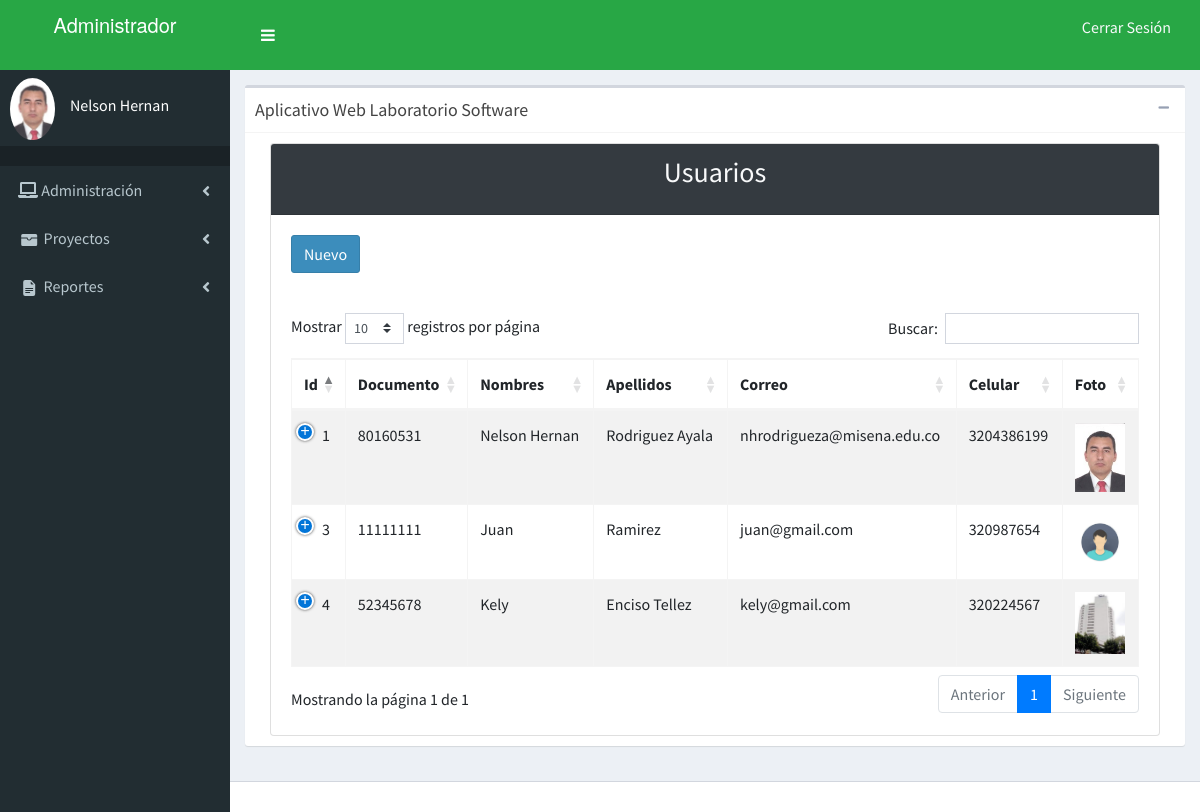
Screenshot of /menu.php (signed in) with the database file from the repository.
### tables this page shows
CREATE TABLE `usuario` (
  `idUsuario` int(11) NOT NULL,
  `idTipoDocumento` int(11) DEFAULT NULL,
  `documentoUsuario` bigint(20) NOT NULL,
  `nombreUsuario` varchar(45) NOT NULL,
  `apellidoUsuario` varchar(45) NOT NULL,
  `correoUsuario` varchar(45) NOT NULL,
  `telefonoUsuario` varchar(25) NOT NULL,
  `foto` varchar(125) NOT NULL,
  `claveUsuario` varchar(45) DEFAULT NULL,
  `idRol` int(11) NOT NULL
);

### modelo.dao/UsuarioDao.php (called while the page is built, shortened)
<?php
class UsuarioDao {
     public function listarUsuarios()
     {
 $cnn = Conexion::getConexion();
    try {
        $listarUsuarios = 'SELECT usuario.*, rol.*
FROM usuario
    LEFT JOIN rol ON usuario.idRol = rol.idRol';
        $query = $cnn->prepare($listarUsuarios);
        $query->execute();
        return $query->fetchAll();
    } catch (Exception $ex) {
        echo 'Error' . $ex->getMessage();
    }
     }
}

### menu.php (the view, shortened to what this page needs)
<!DOCTYPE html>
<html>
<head>
  <link rel="stylesheet" href="resources/css/bootstrap.min.css">
  <link rel="stylesheet" href="resources/plugins/datatables-bs4/css/dataTables.bootstrap4.min.css">
  <link rel="stylesheet" href="resources/plugins/datatables-responsive/css/responsive.bootstrap4.min.css">
  <link rel="stylesheet" href="resources/css/font-awesome.css">
  <link rel="stylesheet" href="resources/plugins/fontawesome-free/css/all.min.css">
  <link href="resources/css/AdminLTE.min.css" rel="stylesheet" type="text/css"/>
  <link href="resources/css/AdminLTE.css" rel="stylesheet" type="text/css"/>
     <link rel="stylesheet" href="resources/css/_all-skins.min.css">
   </head>
   <body class="hold-transition skin-red sidebar-mini">
    <?php
    require 'modelo.dao/UsuarioDao.php';
    $usuarioDao=new UsuarioDao();
    $listaUsuarios=$usuarioDao->listarUsuarios();
    ?>
    <div class="wrapper">
      <header class="main-header">
        <div href="" class="logo bg-success">
          <span class="logo-lg"><b>Administrador</b><link rel="shortcut icon" href="resources/img/sena.11.ico"> </span>
        </div>
        <nav class="navbar navbar-static-top bg-success" role="navigation">
          <a href="#" class="sidebar-toggle bg-success" data-toggle="offcanvas" role="button">
          </a>
          <div class="navbar-custom-menu">
            <ul class="nav navbar-nav">
              <li class="dropdown user user-menu">
                <p><a href="logout.php" class="btn  text-light">Cerrar Sesión</a></p>
              </li>
            </ul>
          </div>
        </nav>
      </header>
      <aside class="main-sidebar">
        <section class="sidebar">
          <div class="user-panel mt-2 pb-2 mb-2 d-flex">
            <div class="image">
              <img  style="border-radius: 50%;" src="<?php echo $_SESSION['foto']; ?>" class="img-circle" alt="User Image">
            </div>
            <div class="info">
              <a href="" class="d-block"><h6 ><?php echo $_SESSION['nombre']; ?></h6></a>
            </div>
          </div>
          <ul class="sidebar-menu">
            <li class="header"></li>
            <li class="treeview">
                <a href="#">
                  <i class="fa fa-laptop"></i>
                  <span>Administración</span>
                  <i class="fa fa-angle-left pull-right"></i>
                </a>
              <li class="treeview">
                <a href="#">
                  <span class="semaforo">Proyectos</span>
                  <i class="fa fa-angle-left pull-right"></i>
                </a>
              </li>
            <li class="treeview">
              <a href="#">
              </i> <span>Reportes</span>
              <i class="fa fa-angle-left pull-right"></i>
            </a>
          </li>
        </ul>
      </section>
  </aside>
  <div class="content-wrapper">
    <section class="content">
      <div class="row">
        <div class="col-md-12">
          <div class="box">
            <div class="box-header with-border">
              <h3 class="box-title">Aplicativo Web Laboratorio Software</h3>
              <div class="box-tools pull-right">
                <button class="btn btn-box-tool" data-widget="collapse"><i class="fa fa-minus"></i></button>
              </div>
            </div>
            <div class="box-body">
             <div class="row">
              <div class="col-md-12">
                <div class="container">
                  <div class="row justify-content-center">
                    <div class="col-12">
                      <div class="card">
                        <div class="card-header bg-dark">
                          <h3 class="card-title text-center text-light">Usuarios</h3>
                        </div>
                        <div class="card-body">
                          <button type="button" class="btn btn-primary" data-toggle="modal" data-target="#modal-default">
                            Nuevo
                          </button>
                        </div>
                        <div class="card-body">
                          <table id="example1" class="table table-bordered table-striped">
                            <thead>
                              <tr>
                                <th>Id</th>
                                <th>Documento</th>
                                <th>Nombres</th>
                                <th>Apellidos</th>
                                <th>Correo</th>
                                <th>Celular</th>
                                <th>Foto</th>
                              </tr>
                            </thead>
                            <tbody>
                              <?php
                              foreach($listaUsuarios as $usuario)
                              {
                                ?>
                                <tr>
                                  <td><?php echo $usuario['idUsuario']; ?></td>
                                  <td><?php echo $usuario['documentoUsuario']; ?></td>
                                  <td><?php echo $usuario['nombreUsuario']; ?></td>
                                  <td><?php echo $usuario['apellidoUsuario']; ?></td>
                                  <td><?php echo $usuario['correoUsuario']; ?></td>
                                  <td><?php echo $usuario['telefonoUsuario']; ?></td>
                                  <td><img src="<?php echo $usuario['foto']; ?>" width="50px"></td>
                                </tr>
                        <?php
                      }
                      ?>
                    </tbody>
                  </table>
                </div>
              </div>
            </div>
          </div>
        </div>
      </div>
    </div>
  </div>
</div>
</div>
</div>
</section>
</div>
<footer class="main-footer">
  </footer>
</body>
</html>

### rows the page displays
usuario: idUsuario "1", documentoUsuario "80160531", nombreUsuario "Nelson Hernan", apellidoUsuario "Rodriguez Ayala", correoUsuario "nhrodrigueza@misena.edu.co", telefonoUsuario "3204386199", foto (picture)
usuario: idUsuario "3", documentoUsuario "11111111", nombreUsuario "Juan", apellidoUsuario "Ramirez", correoUsuario "juan@gmail.com", telefonoUsuario "320987654", foto (picture)
usuario: idUsuario "4", documentoUsuario "52345678", nombreUsuario "Kely", apellidoUsuario "Enciso Tellez", correoUsuario "kely@gmail.com", telefonoUsuario "320224567", foto (picture)

### other values shown
$_SESSION['nombre'] "Nelson Hernan"
